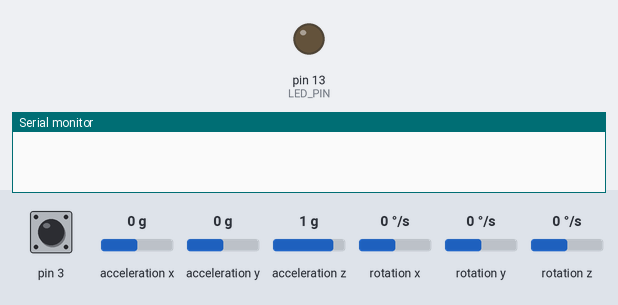
A sketch run on a simulated Arduino Leonardo, built with avr-gcc and run on an emulated ATmega32U4. Parts: output pins drawn as LEDs (lit = HIGH), the last lines printed to the serial monitor. Dashed ring = blinking. Inputs (shaded band) come from the test bench; at power-on: rotation z 0 °/s, acceleration y 0 g, acceleration x 0 g, pin 3 HIGH, acceleration z 1 g, rotation x 0 °/s, rotation y 0 °/s. The sensor or clock chip raises its interrupt line as the real part does.

Above: at 0.1 s.
At 1.3 s:
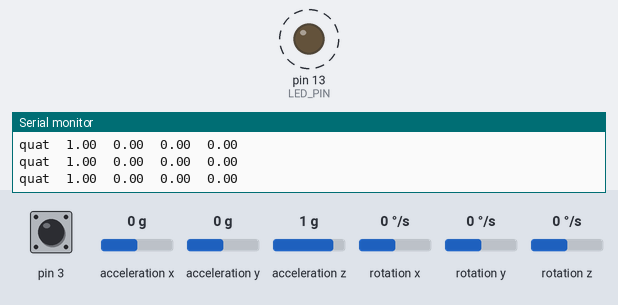
1.8 s: rotation z set to 192 °/s
4.8 s: acceleration y set to -1.4 g
7.8 s: acceleration x set to -1.4 g
Timing chart, 0 to 16.8 s (numbered marks = the images above; inputs shaded):
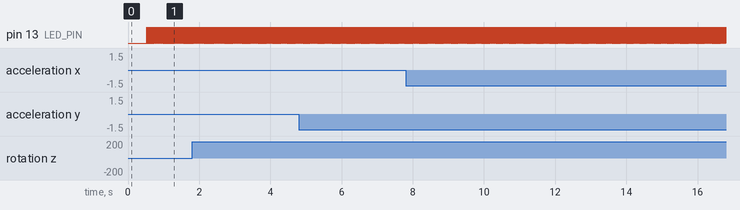

The sketch:

MPU6050_InstantStart.ino
```cpp
// I2C device class (I2Cdev) demonstration Arduino sketch for MPU6050 class using DMP (MotionApps v2.0)
// 6/21/2012 by Jeff Rowberg <jeff@rowberg.net>
// Updates should (hopefully) always be available at https://github.com/jrowberg/i2cdevlib
//
// Changelog:
//     2012-06-21 - added note about Arduino 1.0.1 + Leonardo compatibility error
//     2012-06-20 - improved FIFO overflow handling and simplified read process
//     2012-06-19 - completely rearranged DMP initialization code and simplification
//     2012-06-13 - pull gyro and accel data from FIFO packet instead of reading directly
//     2012-06-09 - fix broken FIFO read sequence and change interrupt detection to RISING
//     2012-06-05 - add gravity-compensated initial reference frame acceleration output
//                - add 3D math helper file to DMP6 example sketch
//                - add Euler output and Yaw/Pitch/Roll output formats
//     2012-06-04 - remove accel offset clearing for better results (thanks Sungon Lee)
//     2012-06-01 - fixed gyro sensitivity to be 2000 deg/sec instead of 250
//     2012-05-30 - basic DMP initialization working

/* ============================================
I2Cdev device library code is placed under the MIT license
Copyright (c) 2012 Jeff Rowberg

Permission is hereby granted, free of charge, to any person obtaining a copy
of this software and associated documentation files (the "Software"), to deal
in the Software without restriction, including without limitation the rights
to use, copy, modify, merge, publish, distribute, sublicense, and/or sell
copies of the Software, and to permit persons to whom the Software is
furnished to do so, subject to the following conditions:

The above copyright notice and this permission notice shall be included in
all copies or substantial portions of the Software.

THE SOFTWARE IS PROVIDED "AS IS", WITHOUT WARRANTY OF ANY KIND, EXPRESS OR
IMPLIED, INCLUDING BUT NOT LIMITED TO THE WARRANTIES OF MERCHANTABILITY,
FITNESS FOR A PARTICULAR PURPOSE AND NONINFRINGEMENT. IN NO EVENT SHALL THE
AUTHORS OR COPYRIGHT HOLDERS BE LIABLE FOR ANY CLAIM, DAMAGES OR OTHER
LIABILITY, WHETHER IN AN ACTION OF CONTRACT, TORT OR OTHERWISE, ARISING FROM,
OUT OF OR IN CONNECTION WITH THE SOFTWARE OR THE USE OR OTHER DEALINGS IN
THE SOFTWARE.
===============================================
*/

// Arduino Wire library is required if I2Cdev I2CDEV_ARDUINO_WIRE implementation
// is used in I2Cdev.h
#include "Wire.h"

// I2Cdev and MPU6050 must be installed as libraries, or else the .cpp/.h files
// for both classes must be in the include path of your project
#include "I2Cdev.h"

#include "MPU6050_6Axis_MotionApps20.h"
//#include "MPU6050.h" // not necessary if using MotionApps include file

// class default I2C address is 0x68
// specific I2C addresses may be passed as a parameter here
// AD0 low = 0x68 (default for SparkFun breakout and InvenSense evaluation board)
// AD0 high = 0x69
MPU6050 mpu;

/* =========================================================================
   NOTE: In addition to connection 3.3v, GND, SDA, and SCL, this sketch
   depends on the MPU-6050's INT pin being connected to the Arduino's
   external interrupt #0 pin. On the Arduino Uno and Mega 2560, this is
   digital I/O pin 2.
 * ========================================================================= */

/* =========================================================================
   NOTE: Arduino v1.0.1 with the Leonardo board generates a compile error
   when using Serial.write(buf, len). The Teapot output uses this method.
   The solution requires a modification to the Arduino USBAPI.h file, which
   is fortunately simple, but annoying. This will be fixed in the next IDE
   release. For more info, see these links:

   http://arduino.cc/forum/index.php/topic,109987.0.html
   http://code.google.com/p/arduino/issues/detail?id=958
 * ========================================================================= */


// uncomment "OUTPUT_READABLE_QUATERNION" if you want to see the actual
// quaternion components in a [w, x, y, z] format (not best for parsing
// on a remote host such as Processing or something though)
#define OUTPUT_READABLE_QUATERNION

// uncomment "OUTPUT_READABLE_EULER" if you want to see Euler angles
// (in degrees) calculated from the quaternions coming from the FIFO.
// Note that Euler angles suffer from gimbal lock (for more info, see
// http://en.wikipedia.org/wiki/Gimbal_lock)
//#define OUTPUT_READABLE_EULER

// uncomment "OUTPUT_READABLE_YAWPITCHROLL" if you want to see the yaw/
// pitch/roll angles (in degrees) calculated from the quaternions coming
// from the FIFO. Note this also requires gravity vector calculations.
// Also note that yaw/pitch/roll angles suffer from gimbal lock (for
// more info, see: http://en.wikipedia.org/wiki/Gimbal_lock)
//#define OUTPUT_READABLE_YAWPITCHROLL

// uncomment "OUTPUT_READABLE_REALACCEL" if you want to see acceleration
// components with gravity removed. This acceleration reference frame is
// not compensated for orientation, so +X is always +X according to the
// sensor, just without the effects of gravity. If you want acceleration
// compensated for orientation, us OUTPUT_READABLE_WORLDACCEL instead.
//#define OUTPUT_READABLE_REALACCEL

// uncomment "OUTPUT_READABLE_WORLDACCEL" if you want to see acceleration
// components with gravity removed and adjusted for the world frame of
// reference (yaw is relative to initial orientation, since no magnetometer
// is present in this case). Could be quite handy in some cases.
//#define OUTPUT_READABLE_WORLDACCEL

// uncomment "OUTPUT_TEAPOT" if you want output that matches the
// format used for the InvenSense teapot demo
// #define OUTPUT_TEAPOT


#define LED_PIN 13 // (Arduino is 13, Teensy is 11, Teensy++ is 6)
bool blinkState = false;

// MPU control/status vars
//bool dmpReady = false;  // set true if DMP init was successful
uint8_t mpuIntStatus;   // holds actual interrupt status byte from MPU
uint8_t devStatus;      // return status after each device operation (0 = success, !0 = error)
uint16_t packetSize;    // expected DMP packet size (default is 42 bytes)
uint16_t fifoCount;     // count of all bytes currently in FIFO
uint8_t fifoBuffer[64]; // FIFO storage buffer

// orientation/motion vars
Quaternion q;           // [w, x, y, z]         quaternion container
VectorInt16 aa;         // [x, y, z]            accel sensor measurements
VectorInt16 aaReal;     // [x, y, z]            gravity-free accel sensor measurements
VectorInt16 aaWorld;    // [x, y, z]            world-frame accel sensor measurements
VectorFloat gravity;    // [x, y, z]            gravity vector
float euler[3];         // [psi, theta, phi]    Euler angle container
float ypr[3];           // [yaw, pitch, roll]   yaw/pitch/roll container and gravity vector

// packet structure for InvenSense teapot demo
uint8_t teapotPacket[14] = { '$', 0x02, 0,0, 0,0, 0,0, 0,0, 0x00, 0x00, '\r', '\n' };


// ================================================================
// ===               INTERRUPT DETECTION ROUTINE                ===
// ================================================================

volatile bool mpuInterrupt = false;     // indicates whether MPU interrupt pin has gone high
void dmpDataReady() {
    mpuInterrupt = HIGH;
}


// ================================================================
// ===                      INITIAL SETUP                       ===
// ================================================================

void setup() {
    // join I2C bus (I2Cdev library doesn't do this automatically)
    Wire.begin();

    // initialize serial communication
    // (115200 chosen because it is required for Teapot Demo output, but it's
    // really up to you depending on your project)
    Serial.begin(115200);
//    while (!Serial.available()); // wait for Leonardo enumeration, others continue immediately

    // NOTE: 8MHz or slower host processors, like the Teensy @ 3.3v or Ardunio
    // Pro Mini running at 3.3v, cannot handle this baud rate reliably due to
    // the baud timing being too misaligned with processor ticks. You must use
    // 38400 or slower in these cases, or use some kind of external separate
    // crystal solution for the UART timer.

    // initialize device
//    Serial.println(F("Initializing I2C devices..."));
    mpu.initialize();

    // verify connection
//    Serial.println(F("Testing device connections..."));
//    Serial.println(mpu.testConnection() ? F("MPU6050 connection successful") : F("MPU6050 connection failed"));

    // wait for ready
//    Serial.println(F("\nSend any character to begin DMP programming and demo: "));
//    while (Serial.available() && Serial.read()); // empty buffer
//    while (!Serial.available());                 // wait for data
//    while (Serial.available() && Serial.read()); // empty buffer again

    // load and configure the DMP
//    Serial.println(F("Initializing DMP..."));
    devStatus = mpu.dmpInitialize();

    // make sure it worked (returns 0 if so)
    if (devStatus == 0) {
        // turn on the DMP, now that it's ready
//        Serial.println(F("Enabling DMP..."));
        mpu.setDMPEnabled(true);

        // enable Arduino interrupt detection
//        Serial.println(F("Enabling interrupt detection (Arduino external interrupt 0)..."));
        attachInterrupt(0, dmpDataReady, RISING);
        mpuIntStatus = mpu.getIntStatus();

        // set our DMP Ready flag so the main loop() function knows it's okay to use it
//        Serial.println(F("DMP ready! Waiting for first interrupt..."));
        bool         dmpReady = true;

        // get expected DMP packet size for later comparison
        packetSize = mpu.dmpGetFIFOPacketSize();
    } else {
        // ERROR!
        // 1 = initial memory load failed
        // 2 = DMP configuration updates failed
        // (if it's going to break, usually the code will be 1)
        Serial.print(F("DMP Initialization failed (code "));
        Serial.print(devStatus);
        Serial.println(F(")"));
    }

    // configure LED for output
    pinMode(LED_PIN, OUTPUT);
}


// ================================================================
// ===                    MAIN PROGRAM LOOP                     ===
// ================================================================

void loop() {
    // if programming failed, don't try to do anything

    bool         dmpReady = true;
    if (!dmpReady) return;

    // wait for MPU interrupt or extra packet(s) available
    while (!mpuInterrupt && fifoCount < packetSize) {
        // other program behavior stuff here
        // .
        // .
        // .
        // if you are really paranoid you can frequently test in between other
        // stuff to see if mpuInterrupt is true, and if so, "break;" from the
        // while() loop to immediately process the MPU data
        // .
        // .
        // .
    }

    // reset interrupt flag and get INT_STATUS byte
    mpuInterrupt = false;
    mpuIntStatus = mpu.getIntStatus();

    // get current FIFO count
    fifoCount = mpu.getFIFOCount();

    // check for overflow (this should never happen unless our code is too inefficient)
    if ((mpuIntStatus & 0x10) || fifoCount == 1024) {
        // reset so we can continue cleanly
        mpu.resetFIFO();
       // Serial.println(F("FIFO overflow!"));

    // otherwise, check for DMP data ready interrupt (this should happen frequently)
    } else if (mpuIntStatus & 0x02) {
        // wait for correct available data length, should be a VERY short wait
        while (fifoCount < packetSize) fifoCount = mpu.getFIFOCount();

        // read a packet from FIFO
        mpu.getFIFOBytes(fifoBuffer, packetSize);

        // track FIFO count here in case there is > 1 packet available
        // (this lets us immediately read more without waiting for an interrupt)
        fifoCount -= packetSize;

        #ifdef OUTPUT_READABLE_QUATERNION
            // display quaternion values in easy matrix form: w x y z
            mpu.dmpGetQuaternion(&q, fifoBuffer);
            Serial.print("quat\t");
            Serial.print(q.w);
            Serial.print("\t");
            Serial.print(q.x);
            Serial.print("\t");
            Serial.print(q.y);
            Serial.print("\t");
            Serial.println(q.z);
        #endif

        #ifdef OUTPUT_READABLE_EULER
            // display Euler angles in degrees
            mpu.dmpGetQuaternion(&q, fifoBuffer);
            mpu.dmpGetEuler(euler, &q);
            Serial.print("euler\t");
            Serial.print(euler[0] * 180/M_PI);
            Serial.print("\t");
            Serial.print(euler[1] * 180/M_PI);
            Serial.print("\t");
            Serial.println(euler[2] * 180/M_PI);
        #endif

        #ifdef OUTPUT_READABLE_YAWPITCHROLL
            // display Euler angles in degrees
            mpu.dmpGetQuaternion(&q, fifoBuffer);
            mpu.dmpGetGravity(&gravity, &q);
            mpu.dmpGetYawPitchRoll(ypr, &q, &gravity);
            Serial.print("ypr\t");
            Serial.print(ypr[0] * 180/M_PI);
            Serial.print("\t");
            Serial.print(ypr[1] * 180/M_PI);
            Serial.print("\t");
            Serial.println(ypr[2] * 180/M_PI);
        #endif

        #ifdef OUTPUT_READABLE_REALACCEL
            // display real acceleration, adjusted to remove gravity
            mpu.dmpGetQuaternion(&q, fifoBuffer);
            mpu.dmpGetAccel(&aa, fifoBuffer);
            mpu.dmpGetGravity(&gravity, &q);
            mpu.dmpGetLinearAccel(&aaReal, &aa, &gravity);
            Serial.print("areal\t");
            Serial.print(aaReal.x);
            Serial.print("\t");
            Serial.print(aaReal.y);
            Serial.print("\t");
            Serial.println(aaReal.z);
        #endif

        #ifdef OUTPUT_READABLE_WORLDACCEL
            // display initial world-frame acceleration, adjusted to remove gravity
            // and rotated based on known orientation from quaternion
            mpu.dmpGetQuaternion(&q, fifoBuffer);
            mpu.dmpGetAccel(&aa, fifoBuffer);
            mpu.dmpGetGravity(&gravity, &q);
            mpu.dmpGetLinearAccel(&aaReal, &aa, &gravity);
            mpu.dmpGetLinearAccelInWorld(&aaWorld, &aaReal, &q);
            Serial.print("aworld\t");
            Serial.print(aaWorld.x);
            Serial.print("\t");
            Serial.print(aaWorld.y);
            Serial.print("\t");
            Serial.println(aaWorld.z);
        #endif

        #ifdef OUTPUT_TEAPOT
            // display quaternion values in InvenSense Teapot demo format:
            teapotPacket[2] = fifoBuffer[0];
            teapotPacket[3] = fifoBuffer[1];
            teapotPacket[4] = fifoBuffer[4];
            teapotPacket[5] = fifoBuffer[5];
            teapotPacket[6] = fifoBuffer[8];
            teapotPacket[7] = fifoBuffer[9];
            teapotPacket[8] = fifoBuffer[12];
            teapotPacket[9] = fifoBuffer[13];
            Serial.write(teapotPacket, 14);
            teapotPacket[11]++; // packetCount, loops at 0xFF on purpose
        #endif

        // blink LED to indicate activity
        blinkState = !blinkState;
        digitalWrite(LED_PIN, blinkState);
    }
}
```

Measured:
- by itself, pin 13 (LED_PIN): alternates HIGH for 0.01 s and LOW for 0.01 s
